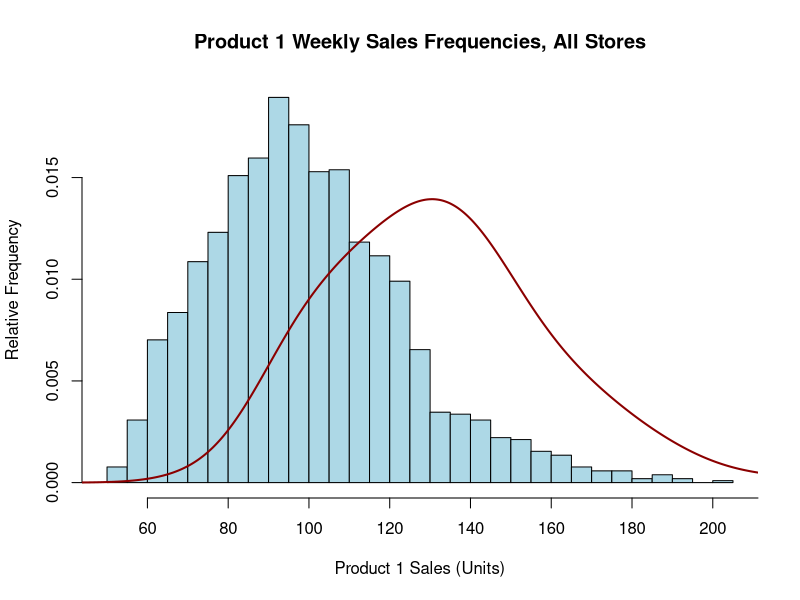
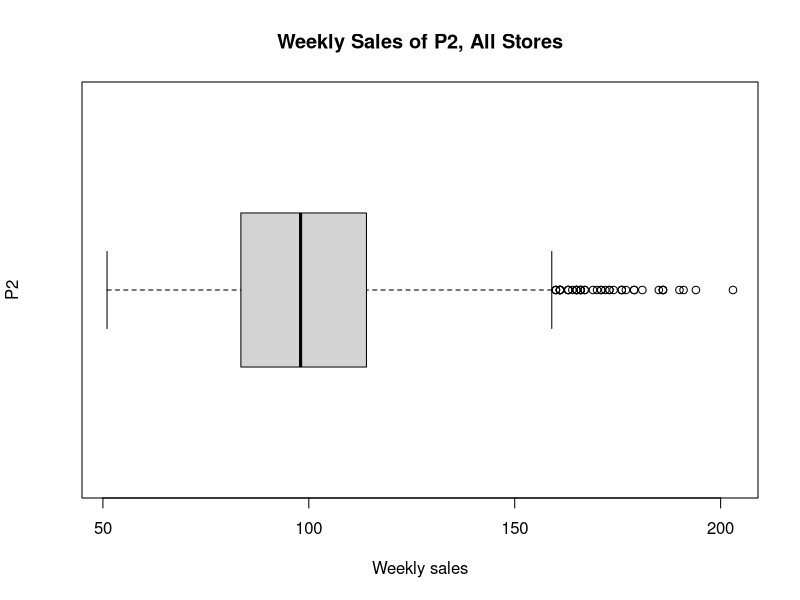
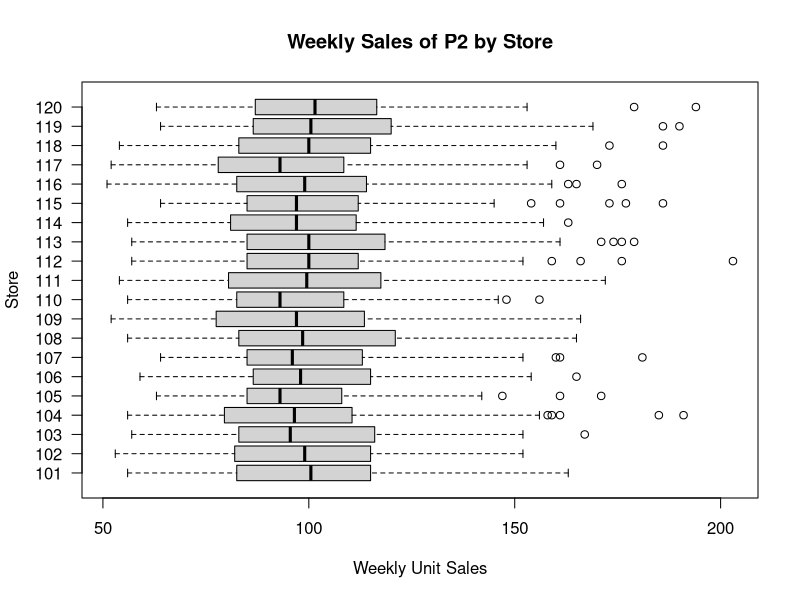
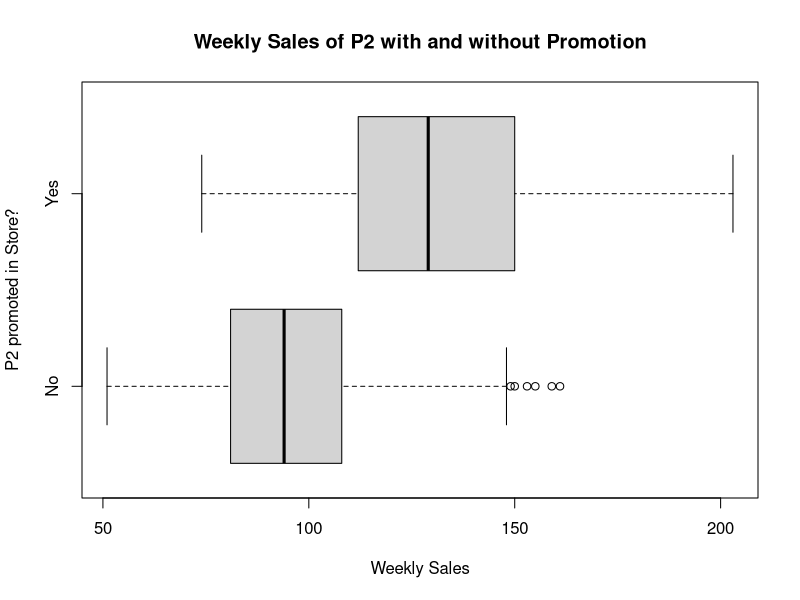
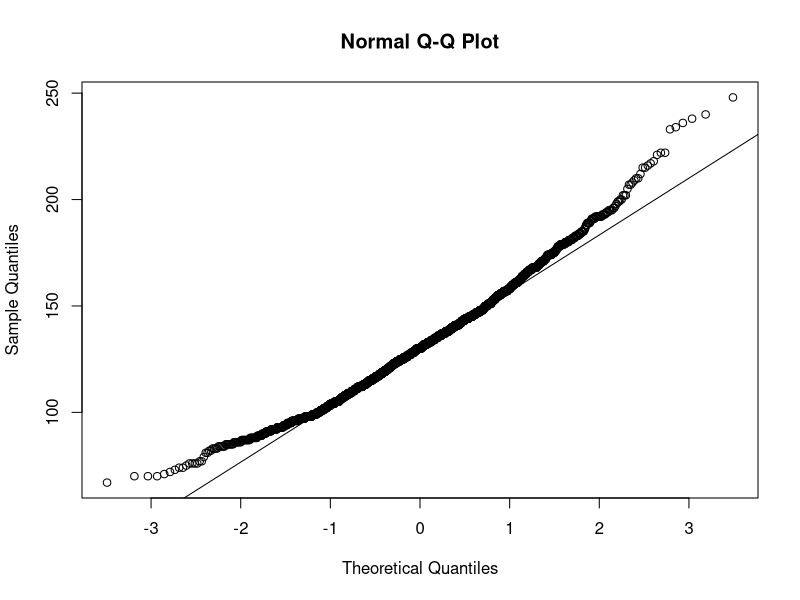
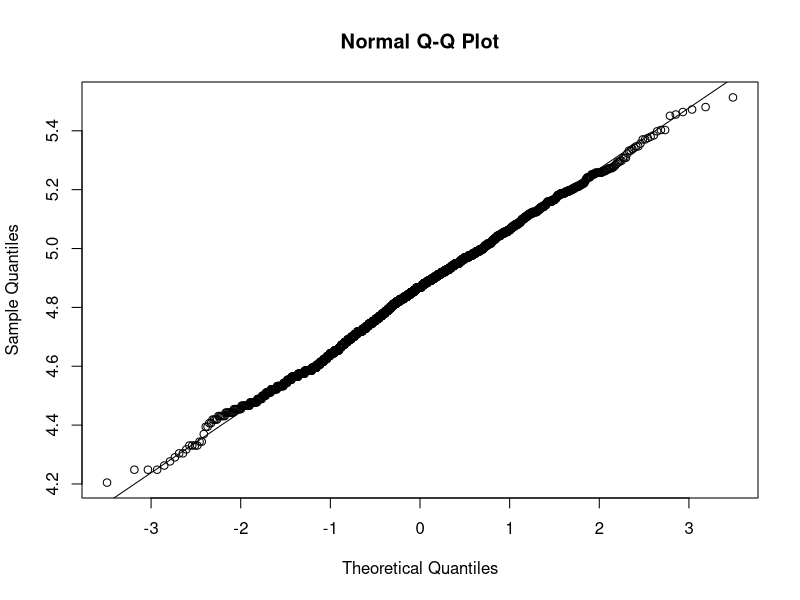
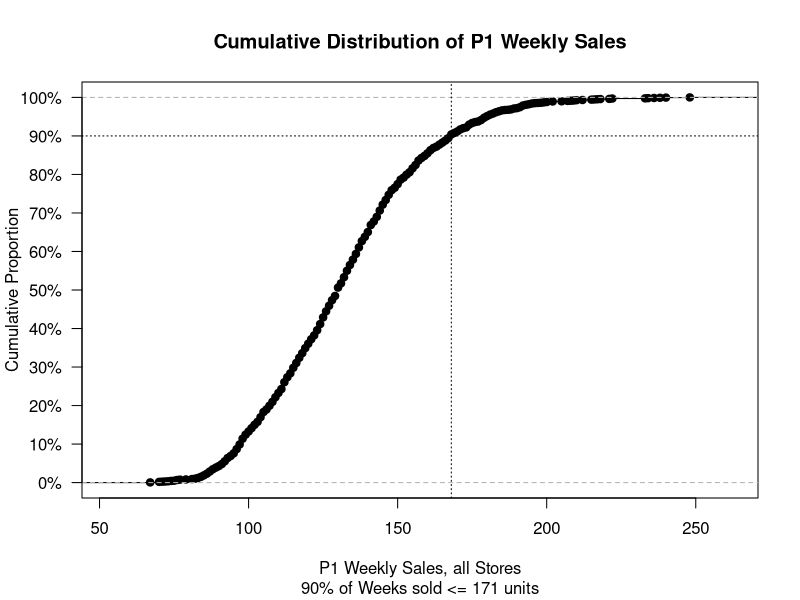

Write the R code that produced these figures, in order.
'PRICE AND PROMOTIONS - SIMULATING DATA POINTS - Several Countries and Stores'
'======================================='

library(ggplot2)
rm(list=ls())

'create data structure that will hold the data, a simulation of sales for the two products in 20
20 stores over 2 years with prices and promotions status'

k.stores <- 20
k.weeks <- 52 * 2

store.df <- data.frame(matrix(NA,ncol = 10,nrow = k.stores*k.weeks))
names(store.df) <- c("storeNum","Year","Week","p1sales","p2sales","p1price","p2price",
                     "p1prom","p2prom","country")
dim(store.df)

store.num <- 101:(100 + k.stores)

(store.cty <- c(rep("US",3),rep("DE",5),rep("GB",3),rep("BR",2),rep("JP",4),rep("AU",1),rep("CN",2)))
length(store.cty)

store.df$storeNum <- rep(store.num,each=k.weeks)
store.df$country <- rep(store.cty,each=k.weeks)

rm(store.num,store.cty)

(store.df$Week <- rep(1:52,times=k.stores*2))

(store.df$Year <- rep(rep(1:2,each=k.weeks/2),times = k.stores))

str(store.df)

'Using factor in Store Number and Country'
store.df$storeNum <- factor(store.df$storeNum)
store.df$country <- factor(store.df$country)
str(store.df)

'generating randon data points for prices and promotions - 10% and 15% promoted'
'set.seed(2)'
store.df$p1prom <- rbinom(n=nrow(store.df),size = 1,p=0.1)
store.df$p2prom <- rbinom(n=nrow(store.df),size = 1,p=0.15)

'generating randon data points for prices and promotions - price between intervals'
store.df$p1price <- sample(x = c(2.19,2.29,2.49,2.79,2.99),size = nrow(store.df),replace=TRUE)
store.df$p2price <- sample(x = c(2.29,2.49,2.59,2.99,3.19),size = nrow(store.df),replace=TRUE)

'generating sales'
'create sales in the absence of promotions'
tmp.sales1 <- rpois(nrow(store.df),lambda = 120)
tmp.sales2 <- rpois(nrow(store.df),lambda = 100)

store.df

tmp.sales1 <- tmp.sales1 * log(store.df$p2price/log(store.df$p1price))
tmp.sales2 <- tmp.sales2 * log(store.df$p1price/log(store.df$p2price))

'final sales get a 30% or 40% lift when promoted'
store.df$p1sales <- floor(tmp.sales1 * (1 + store.df$p1prom * 0.3))
store.df$p2sales <- floor(tmp.sales2 * (1 + store.df$p2prom * 0.4))

'Histogram'
hist(store.df$p2sales,
     main = "Product 1 Weekly Sales Frequencies, All Stores",
     xlab = "Product 1 Sales (Units)",
     ylab = "Relative Frequency",
     breaks = 30,
     col="lightblue",
     freq = FALSE,
     xaxt="n")
axis(side = 1,at=seq(60,300,by=20))
lines(density(store.df$p1sales,bw=10),type="l",col="darkred",lwd=2)

'BoxPlot'
boxplot(store.df$p2sales, xlab="Weekly sales", ylab="P2",main="Weekly Sales of P2, All Stores", horizontal = TRUE)
boxplot(store.df$p2sales ~ store.df$storeNum, horizontal=TRUE, ylab="Store",xlab="Weekly Unit Sales", las=1,main="Weekly Sales of P2 by Store")
boxplot(p2sales ~ p2prom, data=store.df, horizontal=TRUE,yaxt="n",ylab="P2 promoted in Store?",xlab="Weekly Sales",
        main="Weekly Sales of P2 with and without Promotion")
axis(side = 2, at=c(1,2),labels = c("No","Yes"))


'QQ Plot to Check Normality'
qqnorm(store.df$p1sales)
qqline(store.df$p1sales)

qqnorm(log(store.df$p1sales))
qqline(log(store.df$p1sales))

plot(ecdf(store.df$p1sales),
     main = "Cumulative Distribution of P1 Weekly Sales",
     ylab = "Cumulative Proportion",
     xlab = c("P1 Weekly Sales, all Stores", "90% of Weeks sold <= 171 units"),
     yaxt = "n")

axis(side = 2, at=seq(0,1, by=0.1), las=1 , labels = paste(seq(0,100,by=10),"%",sep = ""))
abline(h=0.9,lty=3)
abline (v=quantile(store.df$p1sales,pr=0.9),lty=3)

'Aggregate by'
by(store.df$p1sales,store.df$storeNum,mean)
by(store.df$p1sales,list(store.df$storeNum,store.df$Year),mean)

aggregate(store.df$p1sales,by=list(country=store.df$country,store=store.df$storeNum),sum)


'plot with weekly sales and Units sold for One Country'
# UnitsVolume1Chart <- aggregate(store.df$p1sales ~ store.df$Week,FUN=sum,subset = store.df$country=='US')
# plot(UnitsVolume1Chart,xlab = "Weeks",ylab="Sales of Units",type="l",main="Weekly Units Sold",
#      ylim=c(min(UnitsVolume1Chart$`store.df$p1sales` - 100),
#             max(UnitsVolume1Chart$`store.df$p1sales` + 50)))


'Create Price Difference and Price Elasticity'
store.df$PriceDiff <- store.df$p1price - store.df$p2price
AVGVol1<-mean(store.df[store.df$country == 'US', ]$p1sales)
  
  

AVGPrice1 <- mean(store.df[store.df$country == 'US',]$p1price)

US <- subset(store.df,store.df$country=='US')
head(US)
US$El <- (US$PriceDiff/AVGVol1)*AVGPrice1

#PLOT with GGPLOT===================================================================

plot.data <- data.frame(
  week = US$Week,
  sales.volume = c(US$p1sales, US$p2sales),
  brand = c(rep("p1", nrow(US)), rep("p2", nrow(US)))
)

tail(plot.data)

Example <- ggplot(plot.data, aes(week, sales.volume, color=brand)) +
  geom_line() +
  geom_line(data=US, aes(Week, (El + 0.03)/0.0005), color="green") +
  scale_y_continuous(sec.axis = sec_axis(~.*0.0005 - 0.03, name = "Elasticity"))























